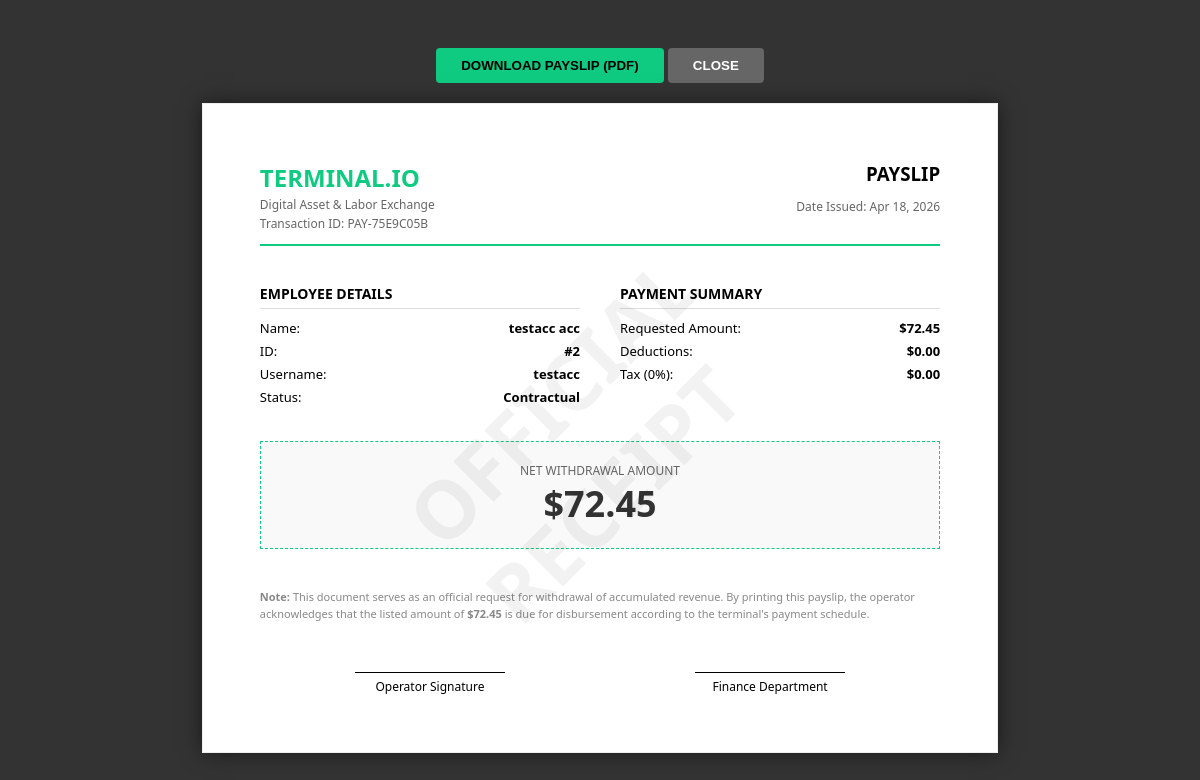
The page /generate_payslip.php (signed in) on the database its author committed.
### tables this page shows
CREATE TABLE `employee` (
  `Id` int(11) NOT NULL,
  `FirstName` varchar(100) NOT NULL,
  `LastName` varchar(100) NOT NULL,
  `DateOfBirth` date NOT NULL,
  `ContactNo` varchar(20) DEFAULT NULL,
  `Address` text DEFAULT NULL,
  `Email` varchar(150) DEFAULT NULL,
  `Username` varchar(50) NOT NULL,
  `Password` varchar(255) NOT NULL,
  `ProfilePicture` varchar(255) DEFAULT NULL,
  `Skills` text DEFAULT NULL,
  `EducationalAttainment` varchar(255) DEFAULT NULL,
  `EmploymentStatus` enum('Job Order','Regular','Contractual') NOT NULL,
  `profile_pic` varchar(255) DEFAULT NULL
);

### generate_payslip.php (the view, shortened to what this page needs)
<?php
require_once 'db_connect.php';
$userId = $_SESSION['employee_id'];
$displayAmount = isset($_GET['amount']) ? floatval($_GET['amount']) : 0;
try {
    $stmt = $pdo->prepare("SELECT * FROM employee WHERE Id = ?");
    $stmt->execute([$userId]);
    $user = $stmt->fetch();
    if ($displayAmount <= 0) {
        $stmtSum = $pdo->prepare("SELECT (SELECT IFNULL(SUM(total_earned), 0) FROM attendance WHERE employee_id = ?) - (SELECT IFNULL(SUM(amount), 0) FROM withdrawals WHERE employee_id = ?) as current_balance");
        $stmtSum->execute([$userId, $userId]);
        $sumData = $stmtSum->fetch();
        $displayAmount = $sumData['current_balance'] ?? 0;
    }
    $payslipNo = "PAY-" . strtoupper(substr(md5(time()), 0, 8));
} catch (PDOException $e) { die("Error: " . $e->getMessage()); }
?>
<!DOCTYPE html>
<html>
<head>
</head>
<body>
    <div class="btn-container">
        <button class="btn" onclick="downloadPayslip()">DOWNLOAD PAYSLIP (PDF)</button>
        <button class="btn" style="background:#666; color:white;" onclick="window.close()">CLOSE</button>
    </div>
    <div id="payslip-card">
        <div class="watermark">OFFICIAL RECEIPT</div>
        <div class="header">
            <div class="comp-info">
                <h2>TERMINAL.IO</h2>
                <p>Digital Asset & Labor Exchange</p>
                <p>Transaction ID: <?= $payslipNo ?></p>
            </div>
            <div style="text-align: right;">
                <h3 style="margin:0;">PAYSLIP</h3>
                <p style="font-size:12px; color:#666;">Date Issued: <?= date('M d, Y') ?></p>
            </div>
        </div>
        <div class="summary-grid">
            <div class="summary-box">
                <h4>EMPLOYEE DETAILS</h4>
                <div class="row"><span>Name:</span> <strong><?= htmlspecialchars($user['FirstName'].' '.$user['LastName']) ?></strong></div>
                <div class="row"><span>ID:</span> <strong>#<?= $user['Id'] ?></strong></div>
                <div class="row"><span>Username:</span> <strong><?= htmlspecialchars($user['Username']) ?></strong></div>
                <div class="row"><span>Status:</span> <strong><?= htmlspecialchars($user['EmploymentStatus']) ?></strong></div>
            </div>
            <div class="summary-box">
                <h4>PAYMENT SUMMARY</h4>
                <div class="row"><span>Requested Amount:</span> <strong>$<?= number_format($displayAmount, 2) ?></strong></div>
                <div class="row"><span>Deductions:</span> <strong>$0.00</strong></div>
                <div class="row"><span>Tax (0%):</span> <strong>$0.00</strong></div>
            </div>
        </div>
        <div class="net-amount-box">
            <div style="font-size: 12px; color: #666; text-transform: uppercase;">Net Withdrawal Amount</div>
            <div style="font-size: 36px; font-weight: bold; color: #333;">$<?= number_format($displayAmount, 2) ?></div>
        </div>
        <div style="margin-top: 40px; font-size: 11px; color: #888; line-height: 1.5;">
            <strong>Note:</strong> This document serves as an official request for withdrawal of accumulated revenue.
            By printing this payslip, the operator acknowledges that the listed amount of <strong>$<?= number_format($displayAmount, 2) ?></strong> is due for disbursement
            according to the terminal's payment schedule.
        </div>
        <div style="margin-top: 50px; display: flex; justify-content: space-around;">
            <div style="text-align:center; border-top: 1px solid #000; width: 150px; padding-top: 5px; font-size: 12px;">Operator Signature</div>
            <div style="text-align:center; border-top: 1px solid #000; width: 150px; padding-top: 5px; font-size: 12px;">Finance Department</div>
        </div>
    </div>
</body>
</html>

### generate_payslip.php (style rules this page uses)
body { font-family: 'Segoe UI', Tahoma, Geneva, Verdana, sans-serif; background: #333; padding: 40px; }
#payslip-card { background: white; width: 180mm; margin: auto; padding: 15mm; border: 1px solid #eee; box-shadow: 0 0 20px rgba(0,0,0,0.5); position: relative; }
.watermark { position: absolute; top: 50%; left: 50%; transform: translate(-50%, -50%) rotate(-45deg); font-size: 80px; color: rgba(0,0,0,0.05); font-weight: bold; pointer-events: none; text-transform: uppercase; }
.header { display: flex; justify-content: space-between; border-bottom: 2px solid #0ecb81; padding-bottom: 10px; margin-bottom: 20px; }
.comp-info h2 { margin: 0; color: #0ecb81; }
.comp-info p { margin: 2px 0; font-size: 12px; color: #666; }
.summary-grid { display: grid; grid-template-columns: 1fr 1fr; gap: 40px; margin-bottom: 30px; }
.summary-box h4 { border-bottom: 1px solid #ddd; padding-bottom: 5px; margin-bottom: 10px; font-size: 14px; }
.row { display: flex; justify-content: space-between; font-size: 13px; margin-bottom: 5px; }
.net-amount-box { background: #f9f9f9; padding: 20px; text-align: center; border: 1px dashed #0ecb81; margin-top: 20px; }
.btn-container { text-align: center; margin-bottom: 20px; }
.btn { padding: 10px 25px; background: #0ecb81; border: none; font-weight: bold; cursor: pointer; border-radius: 4px; color: #000; }

### rows shown on the page
employee: FirstName+LastName "testacc acc", Id "2", Username "testacc", EmploymentStatus "Contractual"

### other values the page prints
$payslipNo "PAY-75E9C05B"
$displayAmount "72.45"
